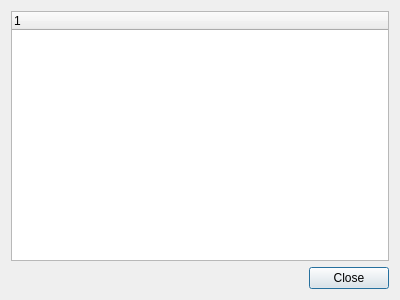
<?xml version="1.0" encoding="UTF-8"?>
<ui version="4.0">
 <class>PixelMapListDialog</class>
 <widget class="QDialog" name="PixelMapListDialog">
  <property name="geometry">
   <rect>
    <x>0</x>
    <y>0</y>
    <width>400</width>
    <height>300</height>
   </rect>
  </property>
  <property name="windowTitle">
   <string>Installed Focus Pixel Maps</string>
  </property>
  <layout class="QGridLayout" name="gridLayout">
   <item row="0" column="0" colspan="2">
    <widget class="QTreeWidget" name="treeWidget">
     <column>
      <property name="text">
       <string/>
      </property>
     </column>
    </widget>
   </item>
   <item row="1" column="0">
    <spacer name="horizontalSpacer">
     <property name="orientation">
      <enum>Qt::Horizontal</enum>
     </property>
     <property name="sizeHint" stdset="0">
      <size>
       <width>295</width>
       <height>20</height>
      </size>
     </property>
    </spacer>
   </item>
   <item row="1" column="1">
    <widget class="QPushButton" name="pushButton">
     <property name="text">
      <string>Close</string>
     </property>
    </widget>
   </item>
  </layout>
 </widget>
 <resources/>
 <connections>
  <connection>
   <sender>pushButton</sender>
   <signal>clicked()</signal>
   <receiver>PixelMapListDialog</receiver>
   <slot>close()</slot>
   <hints>
    <hint type="sourcelabel">
     <x>355</x>
     <y>277</y>
    </hint>
    <hint type="destinationlabel">
     <x>199</x>
     <y>149</y>
    </hint>
   </hints>
  </connection>
 </connections>
</ui>
